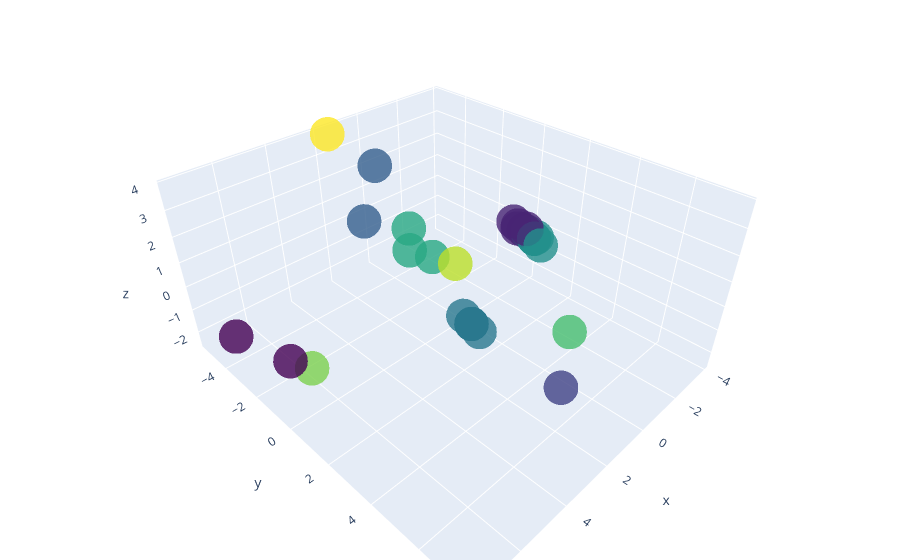

Here is the notebook cell this chart was saved with:
### Code cell
import plotly.graph_objects as go
import numpy as np

#print(struct_dict)
smol = []
ssmi = []
sind = []
stxt = []
for k,s in struct_dict.items():
    #print(struct_dict[k])
    #print(s)
    #s = struct_dict[k]
    m = Chem.MolFromSmiles(s)
            #print(m)
            #mw = Chem.Descriptors.MolWt(m)
            # print(mw)
            #print('Image in', s)
            # md = Draw.MolToImage(m)
    smol.append(Draw.MolToImage(m))
    ssmi.append(s)
    sind.append(k)
    t = str(k)+' - '+s
    stxt.append(t)
    #ssmi[k] = s
            #print('Image out')
            # Draw.MolsToGridImage(gmol, molsPerRow=1)
#ipyplot.plot_images(smol, max_images = 30, img_width = 150)

#print(ssmi, sind)



# Plot 3D ChemSpace
xs = spca[:,0]
ys = spca[:,1]
zs = spca[:,2]

spcadf = pd.DataFrame(data = spca
             , columns = ['x', 'y', 'z'])
spcadf['ID'] = sind
spcadf['text'] = stxt

#print(spcadf)


fig = go.Figure(data=[go.Scatter3d(
    x=spcadf['x'],
    y=spcadf['y'],
    z=spcadf['z'],
    hoverinfo = 'text',
    hovertext = (spcadf['text']),
    mode='markers',
    marker=dict(
        size=12,
        color=pred_y,                # set color to an array/list of desired values
        colorscale='Viridis',   # choose a colorscale
        opacity=0.8 
    )
)])

# tight layout
fig.update_layout(margin=dict(l=0, r=0, b=0, t=0))
fig.show()

### Figure 1 — Plotly figure (JSON) as saved in the notebook; plotly's stock layout.template omitted (floating-point values rounded to 4 significant figures)
{"data": [{"hoverinfo": "text", "hovertext": ["10 - CCO", "11 - CCN", "13 - CCC", "14 - CSC", "15 - CCSCC", "16 - CCCC", "17 - c1ccccc1", "18 - c1cnccc1", "19 - Cc1ccccc1", "20 - Cc1ccncc1", "21 - Cc1cccnc1", "22 - Cc1ccncc1Cl", "23 - Cc1c(N)cncc1Cl", "24 - CCOCC", "34 - CCNCC", "35 - CCSC", "36 - CCPCC", "37 - CCOP(=O)C", "38 - CCCNCC", "39 - O=C1NC(S/C1=C\\C2=CC=C(C3=C([N+]([O-])=O)C=CC=C3)O2)=N", "40 - OC1=CC=C(C(C)(C)C)C=C1/N=C/C2=CC=CC([N+]([O-])=O)=C2 ", "41 - C1=CC=C(C(=C1)C2=NC(=NO2)C3=CC(=CC=C3)C(=O)O)F", "42 - C[C@H]1[C@H]2Cc3ccc(O)cc3[C@@]1(C)CCN2CCC#N", "43 - C[C@H]1[C@H]2Cc3ccc(O)cc3[C@@]1(C)CCN2CCCC#N", "44 - C#CCCN1CC[C@]2(C)c3cc(O)ccc3C[C@@H]1[C@@H]2C", "45 - C=CCCN1CC[C@]2(C)c3cc(O)ccc3C[C@@H]1[C@@H]2C", "46 - C=CCN1CC[C@]2(C)c3cc(O)ccc3C[C@@H]1[C@@H]2C", "47 - CCCCCCNc1nc(NC2CCN(C)CC2)c2cc(OC)c(OC)cc2n1", "48 - COc1cc2nc(N3CCOCC3)nc(NC3CCN(C)CC3)c2cc1OC"], "marker": {"color": [1, 1, 5, 1, 5, 5, 10, 3, 3, 6, 6, 6, 9, 5, 5, 1, 5, 1, 5, 0, 8, 0, 4, 4, 7, 2, 4, 4, 4], "colorscale": [[0, "#440154"], [0.1111, "#482878"], [0.2222, "#3e4989"], [0.3333, "#31688e"], [0.4444, "#26828e"], [0.5556, "#1f9e89"], [0.6667, "#35b779"], [0.7778, "#6ece58"], [0.8889, "#b5de2b"], [1, "#fde725"]], "opacity": 0.8, "size": 12}, "mode": "markers", "type": "scatter3d", "x": [-3.345, -3.405, -3.632, -3.164, -3.727, -3.727, 1.72, 0.6842, 1.729, 0.6926, 0.5451, 0.3197, -0.05321, -3.707, -3.727, -3.445, -3.727, -3.426, -3.822, 7.52, 5.844, 6.295, 2.123, 2.218, 4.406, 2.534, 2.123, 2.123, 2.028], "y": [-0.3162, -0.3464, -0.02744, -0.3933, 0.2505, 0.2505, -5.27, -3.97, -3.502, -2.202, -2.369, -1.36, -0.5191, 0.382, 0.2505, -0.07138, 0.2505, 0.06006, 0.5285, -3.396, -1.695, -2.287, 2.376, 2.098, 7.545, 6.325, 2.376, 2.376, 2.654], "z": [-0.1263, -0.02749, -0.2916, 0.2293, -0.5243, -0.5243, 3.859, 2.707, 0.9734, -0.1783, 0.6479, -0.2579, -0.3376, -0.3975, -0.5243, -0.1475, -0.5243, -0.0207, -0.757, -1.066, -2.49, -2.247, -0.304, -0.07132, 3.72, -0.1737, -0.304, -0.304, -0.5367]}], "layout": {"margin": {"b": 0, "l": 0, "r": 0, "t": 0}}}
